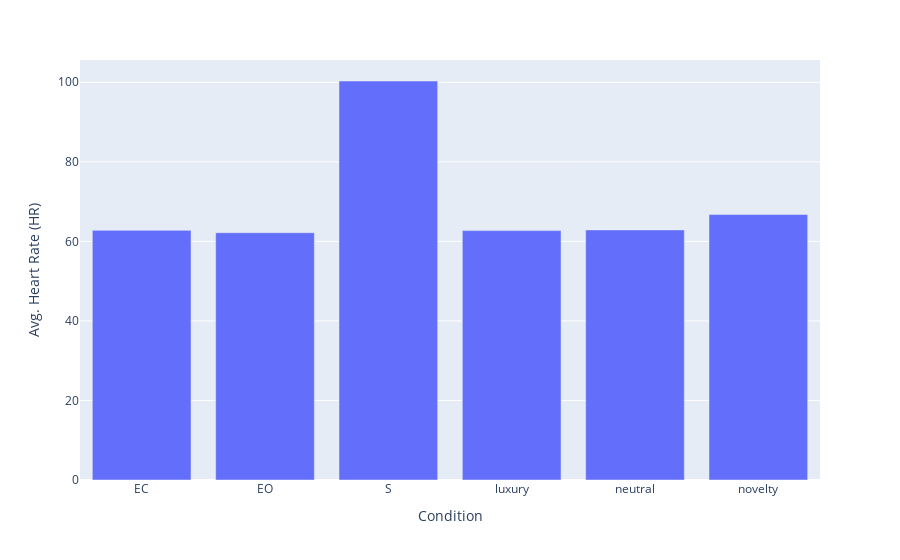

The notebook cell this image was saved under:
### Markdown cell above
### Main Effect (HR Change in Conditions)

### Code cell
# Extract avg. HR for each condition
avg_hrs = ecg.drop('TS_UNIX', axis=1).groupby(['Condition']).apply(extract_avg_hr).reset_index().drop('level_1', axis=1)

# Plot distribution as bar plots
fig = px.bar(avg_hrs, 
             x='Condition', y='Avg_HR', 
             labels={'Avg_HR':'Avg. Heart Rate (HR)'})
fig.show()

### Figure 1 — Plotly figure (JSON) as saved in the notebook; plotly's stock layout.template omitted (floating-point values rounded to 4 significant figures)
{"data": [{"alignmentgroup": "True", "hovertemplate": "Condition=%{x}<br>Avg. Heart Rate (HR)=%{y}<extra></extra>", "legendgroup": "", "marker": {"color": "#636efa", "pattern": {"shape": ""}}, "name": "", "offsetgroup": "", "orientation": "v", "showlegend": false, "textposition": "auto", "type": "bar", "x": ["EC", "EO", "S", "luxury", "neutral", "novelty"], "xaxis": "x", "y": [62.77, 62.17, 100.3, 62.71, 62.88, 66.74], "yaxis": "y"}], "layout": {"barmode": "relative", "legend": {"tracegroupgap": 0}, "margin": {"t": 60}, "xaxis": {"anchor": "y", "domain": [0, 1], "title": {"text": "Condition"}}, "yaxis": {"anchor": "x", "domain": [0, 1], "title": {"text": "Avg. Heart Rate (HR)"}}}}
